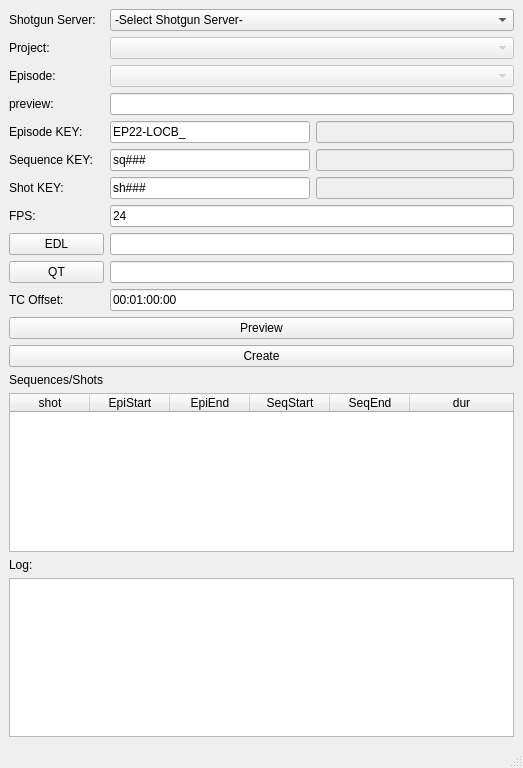
<?xml version="1.0" encoding="UTF-8"?>
<ui version="4.0">
 <class>MainWindow</class>
 <widget class="QMainWindow" name="MainWindow">
  <property name="geometry">
   <rect>
    <x>0</x>
    <y>0</y>
    <width>523</width>
    <height>768</height>
   </rect>
  </property>
  <property name="windowTitle">
   <string>MainWindow</string>
  </property>
  <widget class="QWidget" name="centralwidget">
   <layout class="QGridLayout" name="gridLayout">
    <item row="23" column="0" colspan="6">
     <widget class="QPlainTextEdit" name="te_log">
      <property name="verticalScrollBarPolicy">
       <enum>Qt::ScrollBarAsNeeded</enum>
      </property>
      <property name="horizontalScrollBarPolicy">
       <enum>Qt::ScrollBarAlwaysOff</enum>
      </property>
     </widget>
    </item>
    <item row="16" column="1" colspan="5">
     <widget class="QLineEdit" name="le_pathQT"/>
    </item>
    <item row="0" column="0">
     <widget class="QLabel" name="label_shotgunServer">
      <property name="text">
       <string>Shotgun Server:</string>
      </property>
     </widget>
    </item>
    <item row="0" column="1" colspan="5">
     <widget class="QComboBox" name="cb_shotgunServer">
      <item>
       <property name="text">
        <string>-Select Shotgun Server-</string>
       </property>
      </item>
      <item>
       <property name="text">
        <string>The Duck</string>
       </property>
      </item>
      <item>
       <property name="text">
        <string>PictureThis</string>
       </property>
      </item>
      <item>
       <property name="text">
        <string>PrimeFocus</string>
       </property>
      </item>
     </widget>
    </item>
    <item row="2" column="0">
     <widget class="QLabel" name="label_project">
      <property name="text">
       <string>Project:</string>
      </property>
     </widget>
    </item>
    <item row="4" column="0">
     <widget class="QLabel" name="label_episode">
      <property name="text">
       <string>Episode:</string>
      </property>
     </widget>
    </item>
    <item row="15" column="0">
     <widget class="QPushButton" name="pb_loadEDL">
      <property name="text">
       <string>EDL</string>
      </property>
     </widget>
    </item>
    <item row="16" column="0">
     <widget class="QPushButton" name="pb_loadQT">
      <property name="text">
       <string>QT</string>
      </property>
     </widget>
    </item>
    <item row="20" column="0">
     <widget class="QLabel" name="label_seqShots">
      <property name="text">
       <string>Sequences/Shots</string>
      </property>
     </widget>
    </item>
    <item row="21" column="0" colspan="6">
     <widget class="QTableWidget" name="tw_sqsh">
      <property name="verticalScrollBarPolicy">
       <enum>Qt::ScrollBarAsNeeded</enum>
      </property>
      <property name="horizontalScrollBarPolicy">
       <enum>Qt::ScrollBarAlwaysOff</enum>
      </property>
      <attribute name="horizontalHeaderVisible">
       <bool>true</bool>
      </attribute>
      <attribute name="horizontalHeaderCascadingSectionResizes">
       <bool>false</bool>
      </attribute>
      <attribute name="horizontalHeaderDefaultSectionSize">
       <number>80</number>
      </attribute>
      <attribute name="horizontalHeaderMinimumSectionSize">
       <number>80</number>
      </attribute>
      <attribute name="horizontalHeaderStretchLastSection">
       <bool>true</bool>
      </attribute>
      <attribute name="verticalHeaderVisible">
       <bool>false</bool>
      </attribute>
      <column>
       <property name="text">
        <string>shot</string>
       </property>
      </column>
      <column>
       <property name="text">
        <string>EpiStart</string>
       </property>
      </column>
      <column>
       <property name="text">
        <string>EpiEnd</string>
       </property>
      </column>
      <column>
       <property name="text">
        <string>SeqStart</string>
       </property>
      </column>
      <column>
       <property name="text">
        <string>SeqEnd</string>
       </property>
      </column>
      <column>
       <property name="text">
        <string>dur</string>
       </property>
      </column>
     </widget>
    </item>
    <item row="22" column="0">
     <widget class="QLabel" name="label_log">
      <property name="text">
       <string>Log:</string>
      </property>
     </widget>
    </item>
    <item row="4" column="1" colspan="5">
     <widget class="QComboBox" name="cb_Episode">
      <property name="enabled">
       <bool>false</bool>
      </property>
     </widget>
    </item>
    <item row="15" column="1" colspan="5">
     <widget class="QLineEdit" name="le_pathEDL"/>
    </item>
    <item row="19" column="0" colspan="6">
     <widget class="QPushButton" name="pb_create">
      <property name="text">
       <string>Create</string>
      </property>
     </widget>
    </item>
    <item row="7" column="5">
     <widget class="QLineEdit" name="le_seqPreview">
      <property name="enabled">
       <bool>false</bool>
      </property>
      <property name="text">
       <string/>
      </property>
      <property name="readOnly">
       <bool>true</bool>
      </property>
     </widget>
    </item>
    <item row="7" column="1" colspan="4">
     <widget class="QLineEdit" name="le_sqKey">
      <property name="minimumSize">
       <size>
        <width>200</width>
        <height>0</height>
       </size>
      </property>
      <property name="maximumSize">
       <size>
        <width>16777215</width>
        <height>16777215</height>
       </size>
      </property>
      <property name="text">
       <string>sq###</string>
      </property>
     </widget>
    </item>
    <item row="18" column="0" colspan="6">
     <widget class="QPushButton" name="pb_preview">
      <property name="text">
       <string>Preview</string>
      </property>
     </widget>
    </item>
    <item row="11" column="0">
     <widget class="QLabel" name="label_FPS">
      <property name="text">
       <string>FPS:</string>
      </property>
     </widget>
    </item>
    <item row="6" column="1" colspan="4">
     <widget class="QLineEdit" name="le_epiKey">
      <property name="minimumSize">
       <size>
        <width>200</width>
        <height>0</height>
       </size>
      </property>
      <property name="maximumSize">
       <size>
        <width>16777215</width>
        <height>16777215</height>
       </size>
      </property>
      <property name="text">
       <string>EP22-LOCB_</string>
      </property>
     </widget>
    </item>
    <item row="7" column="0">
     <widget class="QLabel" name="label_sqKey">
      <property name="text">
       <string>Sequence KEY:</string>
      </property>
     </widget>
    </item>
    <item row="2" column="1" colspan="5">
     <widget class="QComboBox" name="cb_Project">
      <property name="enabled">
       <bool>false</bool>
      </property>
     </widget>
    </item>
    <item row="6" column="0">
     <widget class="QLabel" name="label_epiKey">
      <property name="text">
       <string>Episode KEY:</string>
      </property>
     </widget>
    </item>
    <item row="11" column="1" colspan="5">
     <widget class="QLineEdit" name="le_FPS">
      <property name="text">
       <string>24</string>
      </property>
     </widget>
    </item>
    <item row="9" column="1" colspan="4">
     <widget class="QLineEdit" name="le_shKey">
      <property name="minimumSize">
       <size>
        <width>200</width>
        <height>0</height>
       </size>
      </property>
      <property name="maximumSize">
       <size>
        <width>16777215</width>
        <height>16777215</height>
       </size>
      </property>
      <property name="text">
       <string>sh###</string>
      </property>
     </widget>
    </item>
    <item row="9" column="0">
     <widget class="QLabel" name="label_shKey">
      <property name="text">
       <string>Shot KEY:</string>
      </property>
     </widget>
    </item>
    <item row="9" column="5">
     <widget class="QLineEdit" name="le_shotPreview">
      <property name="enabled">
       <bool>false</bool>
      </property>
      <property name="text">
       <string/>
      </property>
      <property name="readOnly">
       <bool>true</bool>
      </property>
     </widget>
    </item>
    <item row="5" column="1" colspan="5">
     <widget class="QLineEdit" name="le_preview">
      <property name="enabled">
       <bool>true</bool>
      </property>
      <property name="readOnly">
       <bool>true</bool>
      </property>
     </widget>
    </item>
    <item row="6" column="5">
     <widget class="QLineEdit" name="le_epiPreview">
      <property name="enabled">
       <bool>false</bool>
      </property>
      <property name="readOnly">
       <bool>true</bool>
      </property>
     </widget>
    </item>
    <item row="5" column="0">
     <widget class="QLabel" name="label">
      <property name="text">
       <string>preview:</string>
      </property>
     </widget>
    </item>
    <item row="17" column="0">
     <widget class="QLabel" name="label_tcOffset">
      <property name="text">
       <string>TC Offset:</string>
      </property>
     </widget>
    </item>
    <item row="17" column="1" colspan="5">
     <widget class="QLineEdit" name="le_tcOffset">
      <property name="text">
       <string>00:01:00:00</string>
      </property>
     </widget>
    </item>
   </layout>
  </widget>
  <widget class="QMenuBar" name="menubar">
   <property name="geometry">
    <rect>
     <x>0</x>
     <y>0</y>
     <width>523</width>
     <height>18</height>
    </rect>
   </property>
  </widget>
  <widget class="QStatusBar" name="statusbar"/>
 </widget>
 <resources/>
 <connections/>
</ui>
